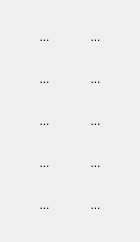
  <widget class="QDockWidget" name="dockWidget_palette">
   <property name="sizePolicy">
    <sizepolicy hsizetype="Minimum" vsizetype="Fixed">
     <horstretch>0</horstretch>
     <verstretch>0</verstretch>
    </sizepolicy>
   </property>
   <property name="minimumSize">
    <size>
     <width>100</width>
     <height>242</height>
    </size>
   </property>
   <property name="maximumSize">
    <size>
     <width>140</width>
     <height>250</height>
    </size>
   </property>
   <property name="layoutDirection">
    <enum>Qt::LeftToRight</enum>
   </property>
   <property name="styleSheet">
    <string notr="true"/>
   </property>
   <property name="floating">
    <bool>false</bool>
   </property>
   <property name="allowedAreas">
    <set>Qt::BottomDockWidgetArea|Qt::LeftDockWidgetArea|Qt::RightDockWidgetArea</set>
   </property>
   <attribute name="dockWidgetArea">
    <number>2</number>
   </attribute>
   <widget class="QWidget" name="dockWidgetContentsToolpalette">
    <property name="sizePolicy">
     <sizepolicy hsizetype="Minimum" vsizetype="Minimum">
      <horstretch>0</horstretch>
      <verstretch>0</verstretch>
     </sizepolicy>
    </property>
    <property name="minimumSize">
     <size>
      <width>0</width>
      <height>0</height>
     </size>
    </property>
    <property name="styleSheet">
     <string notr="true">QToolButton {
border: none;
}

QToolButton:hover {
	border: 1px solid gray;
}

QToolButton:checked {
	border: 1px solid gray;
}
</string>
    </property>
    <layout class="QGridLayout" name="gridLayout_2">
     <item row="2" column="1">
      <widget class="QToolButton" name="toolButtonSprayCan">
       <property name="focusPolicy">
        <enum>Qt::NoFocus</enum>
       </property>
       <property name="text">
        <string>...</string>
       </property>
       <property name="icon">
        <iconset resource="Icons.qrc">
         <normaloff>:/toolpalette_icons/toolpalette_icons/Spraycan.png</normaloff>:/toolpalette_icons/toolpalette_icons/Spraycan.png</iconset>
       </property>
       <property name="iconSize">
        <size>
         <width>32</width>
         <height>32</height>
        </size>
       </property>
       <property name="checkable">
        <bool>true</bool>
       </property>
      </widget>
     </item>
     <item row="0" column="0">
      <widget class="QToolButton" name="toolButtonPointer">
       <property name="minimumSize">
        <size>
         <width>0</width>
         <height>0</height>
        </size>
       </property>
       <property name="baseSize">
        <size>
         <width>0</width>
         <height>0</height>
        </size>
       </property>
       <property name="focusPolicy">
        <enum>Qt::NoFocus</enum>
       </property>
       <property name="styleSheet">
        <string notr="true"/>
       </property>
       <property name="text">
        <string>...</string>
       </property>
       <property name="icon">
        <iconset resource="Icons.qrc">
         <normaloff>:/toolpalette_icons/toolpalette_icons/Pointer.png</normaloff>:/toolpalette_icons/toolpalette_icons/Pointer.png</iconset>
       </property>
       <property name="iconSize">
        <size>
         <width>32</width>
         <height>32</height>
        </size>
       </property>
       <property name="checkable">
        <bool>true</bool>
       </property>
      </widget>
     </item>
     <item row="3" column="1">
      <widget class="QToolButton" name="toolButtonPaintBrushAdv">
       <property name="focusPolicy">
        <enum>Qt::NoFocus</enum>
       </property>
       <property name="text">
        <string>...</string>
       </property>
       <property name="icon">
        <iconset resource="Icons.qrc">
         <normaloff>:/toolpalette_icons/toolpalette_icons/PaintBrush-Plus.png</normaloff>:/toolpalette_icons/toolpalette_icons/PaintBrush-Plus.png</iconset>
       </property>
       <property name="iconSize">
        <size>
         <width>32</width>
         <height>32</height>
        </size>
       </property>
       <property name="checkable">
        <bool>true</bool>
       </property>
      </widget>
     </item>
     <item row="1" column="0">
      <widget class="QToolButton" name="toolButtonWand">
       <property name="focusPolicy">
        <enum>Qt::NoFocus</enum>
       </property>
       <property name="text">
        <string>...</string>
       </property>
       <property name="icon">
        <iconset resource="Icons.qrc">
         <normaloff>:/toolpalette_icons/toolpalette_icons/Wand.png</normaloff>:/toolpalette_icons/toolpalette_icons/Wand.png</iconset>
       </property>
       <property name="iconSize">
        <size>
         <width>32</width>
         <height>32</height>
        </size>
       </property>
       <property name="checkable">
        <bool>true</bool>
       </property>
      </widget>
     </item>
     <item row="0" column="1">
      <widget class="QToolButton" name="toolButtonDropper">
       <property name="focusPolicy">
        <enum>Qt::NoFocus</enum>
       </property>
       <property name="text">
        <string>...</string>
       </property>
       <property name="icon">
        <iconset resource="Icons.qrc">
         <normaloff>:/toolpalette_icons/toolpalette_icons/ColourPicker.png</normaloff>:/toolpalette_icons/toolpalette_icons/ColourPicker.png</iconset>
       </property>
       <property name="iconSize">
        <size>
         <width>32</width>
         <height>32</height>
        </size>
       </property>
       <property name="checkable">
        <bool>true</bool>
       </property>
      </widget>
     </item>
     <item row="2" column="0">
      <widget class="QToolButton" name="toolButtonPaintBucket">
       <property name="focusPolicy">
        <enum>Qt::NoFocus</enum>
       </property>
       <property name="text">
        <string>...</string>
       </property>
       <property name="icon">
        <iconset resource="Icons.qrc">
         <normaloff>:/toolpalette_icons/toolpalette_icons/Bucket.png</normaloff>:/toolpalette_icons/toolpalette_icons/Bucket.png</iconset>
       </property>
       <property name="iconSize">
        <size>
         <width>32</width>
         <height>32</height>
        </size>
       </property>
       <property name="checkable">
        <bool>true</bool>
       </property>
      </widget>
     </item>
     <item row="4" column="1">
      <widget class="QToolButton" name="toolButtonBlur">
       <property name="focusPolicy">
        <enum>Qt::NoFocus</enum>
       </property>
       <property name="text">
        <string>...</string>
       </property>
       <property name="icon">
        <iconset resource="Icons.qrc">
         <normaloff>:/toolpalette_icons/toolpalette_icons/Blur.png</normaloff>:/toolpalette_icons/toolpalette_icons/Blur.png</iconset>
       </property>
       <property name="iconSize">
        <size>
         <width>32</width>
         <height>32</height>
        </size>
       </property>
       <property name="checkable">
        <bool>true</bool>
       </property>
      </widget>
     </item>
     <item row="4" column="0">
      <widget class="QToolButton" name="toolButtonStamp">
       <property name="focusPolicy">
        <enum>Qt::NoFocus</enum>
       </property>
       <property name="text">
        <string>...</string>
       </property>
       <property name="icon">
        <iconset resource="Icons.qrc">
         <normaloff>:/toolpalette_icons/toolpalette_icons/Stamp.png</normaloff>:/toolpalette_icons/toolpalette_icons/Stamp.png</iconset>
       </property>
       <property name="iconSize">
        <size>
         <width>32</width>
         <height>32</height>
        </size>
       </property>
       <property name="checkable">
        <bool>true</bool>
       </property>
      </widget>
     </item>
     <item row="1" column="1">
      <widget class="QToolButton" name="toolButtonLine">
       <property name="focusPolicy">
        <enum>Qt::NoFocus</enum>
       </property>
       <property name="text">
        <string>...</string>
       </property>
       <property name="icon">
        <iconset resource="Icons.qrc">
         <normaloff>:/toolpalette_icons/toolpalette_icons/Line.png</normaloff>:/toolpalette_icons/toolpalette_icons/Line.png</iconset>
       </property>
       <property name="iconSize">
        <size>
         <width>32</width>
         <height>32</height>
        </size>
       </property>
       <property name="checkable">
        <bool>true</bool>
       </property>
      </widget>
     </item>
     <item row="3" column="0">
      <widget class="QToolButton" name="toolButtonPaintBrush">
       <property name="focusPolicy">
        <enum>Qt::NoFocus</enum>
       </property>
       <property name="text">
        <string>...</string>
       </property>
       <property name="icon">
        <iconset resource="Icons.qrc">
         <normaloff>:/toolpalette_icons/toolpalette_icons/PaintBrush.png</normaloff>:/toolpalette_icons/toolpalette_icons/PaintBrush.png</iconset>
       </property>
       <property name="iconSize">
        <size>
         <width>32</width>
         <height>32</height>
        </size>
       </property>
       <property name="checkable">
        <bool>true</bool>
       </property>
      </widget>
     </item>
    </layout>
   </widget>
  </widget>
